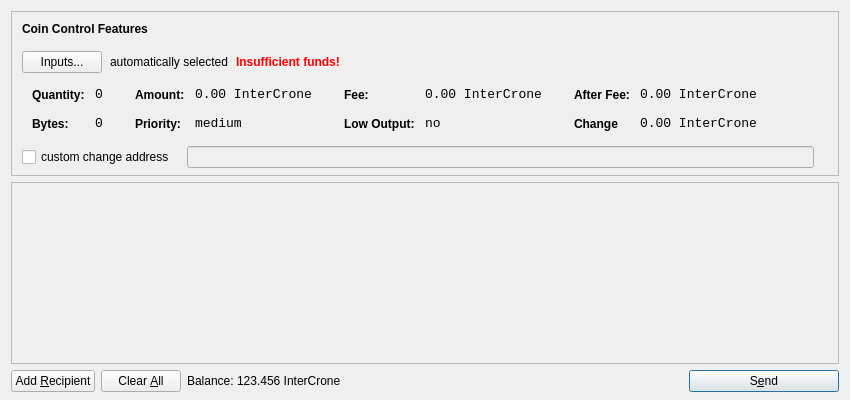
<?xml version="1.0" encoding="UTF-8"?>
<ui version="4.0">
 <class>SendCoinsDialog</class>
 <widget class="QDialog" name="SendCoinsDialog">
  <property name="geometry">
   <rect>
    <x>0</x>
    <y>0</y>
    <width>850</width>
    <height>400</height>
   </rect>
  </property>
  <property name="windowTitle">
   <string>Send Coins</string>
  </property>
  <layout class="QVBoxLayout" name="verticalLayout" stretch="0,1,0">
   <property name="bottomMargin">
    <number>8</number>
   </property>
   <item>
    <widget class="QFrame" name="frameCoinControl">
     <property name="sizePolicy">
      <sizepolicy hsizetype="Expanding" vsizetype="Expanding">
       <horstretch>0</horstretch>
       <verstretch>0</verstretch>
      </sizepolicy>
     </property>
     <property name="maximumSize">
      <size>
       <width>16777215</width>
       <height>16777215</height>
      </size>
     </property>
     <property name="frameShape">
      <enum>QFrame::StyledPanel</enum>
     </property>
     <property name="frameShadow">
      <enum>QFrame::Sunken</enum>
     </property>
     <layout class="QVBoxLayout" name="verticalLayoutCoinControl2">
      <property name="spacing">
       <number>6</number>
      </property>
      <property name="leftMargin">
       <number>0</number>
      </property>
      <property name="topMargin">
       <number>0</number>
      </property>
      <property name="rightMargin">
       <number>0</number>
      </property>
      <property name="bottomMargin">
       <number>6</number>
      </property>
      <item>
       <layout class="QVBoxLayout" name="verticalLayoutCoinControl" stretch="0,0,0,0,1">
        <property name="spacing">
         <number>0</number>
        </property>
        <property name="leftMargin">
         <number>10</number>
        </property>
        <property name="topMargin">
         <number>10</number>
        </property>
        <item>
         <layout class="QHBoxLayout" name="horizontalLayoutCoinControl1">
          <property name="bottomMargin">
           <number>15</number>
          </property>
          <item>
           <widget class="QLabel" name="labelCoinControlFeatures">
            <property name="sizePolicy">
             <sizepolicy hsizetype="Preferred" vsizetype="Maximum">
              <horstretch>0</horstretch>
              <verstretch>0</verstretch>
             </sizepolicy>
            </property>
            <property name="font">
             <font>
              <weight>75</weight>
              <bold>true</bold>
             </font>
            </property>
            <property name="styleSheet">
             <string notr="true">font-weight:bold;</string>
            </property>
            <property name="text">
             <string>Coin Control Features</string>
            </property>
           </widget>
          </item>
         </layout>
        </item>
        <item>
         <layout class="QHBoxLayout" name="horizontalLayoutCoinControl2" stretch="0,0,0,0">
          <property name="spacing">
           <number>8</number>
          </property>
          <property name="bottomMargin">
           <number>10</number>
          </property>
          <item>
           <widget class="QPushButton" name="pushButtonCoinControl">
            <property name="styleSheet">
             <string notr="true"/>
            </property>
            <property name="text">
             <string>Inputs...</string>
            </property>
           </widget>
          </item>
          <item>
           <widget class="QLabel" name="labelCoinControlAutomaticallySelected">
            <property name="text">
             <string>automatically selected</string>
            </property>
            <property name="margin">
             <number>5</number>
            </property>
           </widget>
          </item>
          <item>
           <widget class="QLabel" name="labelCoinControlInsuffFunds">
            <property name="font">
             <font>
              <weight>75</weight>
              <bold>true</bold>
             </font>
            </property>
            <property name="styleSheet">
             <string notr="true">color:red;font-weight:bold;</string>
            </property>
            <property name="text">
             <string>Insufficient funds!</string>
            </property>
            <property name="margin">
             <number>5</number>
            </property>
           </widget>
          </item>
          <item>
           <spacer name="horizontalSpacerCoinControl">
            <property name="orientation">
             <enum>Qt::Horizontal</enum>
            </property>
            <property name="sizeHint" stdset="0">
             <size>
              <width>40</width>
              <height>1</height>
             </size>
            </property>
           </spacer>
          </item>
         </layout>
        </item>
        <item>
         <widget class="QWidget" name="widgetCoinControl" native="true">
          <property name="sizePolicy">
           <sizepolicy hsizetype="Preferred" vsizetype="Preferred">
            <horstretch>0</horstretch>
            <verstretch>0</verstretch>
           </sizepolicy>
          </property>
          <property name="minimumSize">
           <size>
            <width>0</width>
            <height>0</height>
           </size>
          </property>
          <property name="styleSheet">
           <string notr="true"/>
          </property>
          <layout class="QHBoxLayout" name="horizontalLayoutCoinControl5">
           <property name="margin">
            <number>0</number>
           </property>
           <item>
            <layout class="QHBoxLayout" name="horizontalLayoutCoinControl3" stretch="0,0,0,1">
             <property name="spacing">
              <number>20</number>
             </property>
             <property name="topMargin">
              <number>0</number>
             </property>
             <property name="bottomMargin">
              <number>10</number>
             </property>
             <item>
              <layout class="QFormLayout" name="formLayoutCoinControl1">
               <property name="horizontalSpacing">
                <number>10</number>
               </property>
               <property name="verticalSpacing">
                <number>14</number>
               </property>
               <property name="leftMargin">
                <number>10</number>
               </property>
               <property name="topMargin">
                <number>4</number>
               </property>
               <property name="rightMargin">
                <number>6</number>
               </property>
               <item row="0" column="0">
                <widget class="QLabel" name="labelCoinControlQuantityText">
                 <property name="styleSheet">
                  <string notr="true">font-weight:bold;</string>
                 </property>
                 <property name="text">
                  <string>Quantity:</string>
                 </property>
                 <property name="margin">
                  <number>0</number>
                 </property>
                </widget>
               </item>
               <item row="0" column="1">
                <widget class="QLabel" name="labelCoinControlQuantity">
                 <property name="font">
                  <font>
                   <family>Monospace</family>
                   <pointsize>10</pointsize>
                  </font>
                 </property>
                 <property name="cursor">
                  <cursorShape>IBeamCursor</cursorShape>
                 </property>
                 <property name="contextMenuPolicy">
                  <enum>Qt::ActionsContextMenu</enum>
                 </property>
                 <property name="text">
                  <string>0</string>
                 </property>
                 <property name="margin">
                  <number>0</number>
                 </property>
                 <property name="textInteractionFlags">
                  <set>Qt::LinksAccessibleByMouse|Qt::TextSelectableByKeyboard|Qt::TextSelectableByMouse</set>
                 </property>
                </widget>
               </item>
               <item row="1" column="0">
                <widget class="QLabel" name="labelCoinControlBytesText">
                 <property name="styleSheet">
                  <string notr="true">font-weight:bold;</string>
                 </property>
                 <property name="text">
                  <string>Bytes:</string>
                 </property>
                </widget>
               </item>
               <item row="1" column="1">
                <widget class="QLabel" name="labelCoinControlBytes">
                 <property name="font">
                  <font>
                   <family>Monospace</family>
                   <pointsize>10</pointsize>
                  </font>
                 </property>
                 <property name="cursor">
                  <cursorShape>IBeamCursor</cursorShape>
                 </property>
                 <property name="contextMenuPolicy">
                  <enum>Qt::ActionsContextMenu</enum>
                 </property>
                 <property name="text">
                  <string>0</string>
                 </property>
                 <property name="textInteractionFlags">
                  <set>Qt::LinksAccessibleByMouse|Qt::TextSelectableByKeyboard|Qt::TextSelectableByMouse</set>
                 </property>
                </widget>
               </item>
              </layout>
             </item>
             <item>
              <layout class="QFormLayout" name="formLayoutCoinControl2">
               <property name="horizontalSpacing">
                <number>10</number>
               </property>
               <property name="verticalSpacing">
                <number>14</number>
               </property>
               <property name="leftMargin">
                <number>6</number>
               </property>
               <property name="topMargin">
                <number>4</number>
               </property>
               <property name="rightMargin">
                <number>6</number>
               </property>
               <item row="0" column="0">
                <widget class="QLabel" name="labelCoinControlAmountText">
                 <property name="styleSheet">
                  <string notr="true">font-weight:bold;</string>
                 </property>
                 <property name="text">
                  <string>Amount:</string>
                 </property>
                 <property name="margin">
                  <number>0</number>
                 </property>
                </widget>
               </item>
               <item row="0" column="1">
                <widget class="QLabel" name="labelCoinControlAmount">
                 <property name="font">
                  <font>
                   <family>Monospace</family>
                   <pointsize>10</pointsize>
                  </font>
                 </property>
                 <property name="cursor">
                  <cursorShape>IBeamCursor</cursorShape>
                 </property>
                 <property name="contextMenuPolicy">
                  <enum>Qt::ActionsContextMenu</enum>
                 </property>
                 <property name="text">
                  <string>0.00 InterCrone</string>
                 </property>
                 <property name="textInteractionFlags">
                  <set>Qt::LinksAccessibleByMouse|Qt::TextSelectableByKeyboard|Qt::TextSelectableByMouse</set>
                 </property>
                </widget>
               </item>
               <item row="1" column="0">
                <widget class="QLabel" name="labelCoinControlPriorityText">
                 <property name="styleSheet">
                  <string notr="true">font-weight:bold;</string>
                 </property>
                 <property name="text">
                  <string>Priority:</string>
                 </property>
                </widget>
               </item>
               <item row="1" column="1">
                <widget class="QLabel" name="labelCoinControlPriority">
                 <property name="font">
                  <font>
                   <family>Monospace</family>
                   <pointsize>10</pointsize>
                  </font>
                 </property>
                 <property name="cursor">
                  <cursorShape>IBeamCursor</cursorShape>
                 </property>
                 <property name="contextMenuPolicy">
                  <enum>Qt::ActionsContextMenu</enum>
                 </property>
                 <property name="text">
                  <string>medium</string>
                 </property>
                 <property name="textInteractionFlags">
                  <set>Qt::LinksAccessibleByMouse|Qt::TextSelectableByKeyboard|Qt::TextSelectableByMouse</set>
                 </property>
                </widget>
               </item>
              </layout>
             </item>
             <item>
              <layout class="QFormLayout" name="formLayoutCoinControl3">
               <property name="horizontalSpacing">
                <number>10</number>
               </property>
               <property name="verticalSpacing">
                <number>14</number>
               </property>
               <property name="leftMargin">
                <number>6</number>
               </property>
               <property name="topMargin">
                <number>4</number>
               </property>
               <property name="rightMargin">
                <number>6</number>
               </property>
               <item row="0" column="0">
                <widget class="QLabel" name="labelCoinControlFeeText">
                 <property name="styleSheet">
                  <string notr="true">font-weight:bold;</string>
                 </property>
                 <property name="text">
                  <string>Fee:</string>
                 </property>
                 <property name="margin">
                  <number>0</number>
                 </property>
                </widget>
               </item>
               <item row="0" column="1">
                <widget class="QLabel" name="labelCoinControlFee">
                 <property name="font">
                  <font>
                   <family>Monospace</family>
                   <pointsize>10</pointsize>
                  </font>
                 </property>
                 <property name="cursor">
                  <cursorShape>IBeamCursor</cursorShape>
                 </property>
                 <property name="contextMenuPolicy">
                  <enum>Qt::ActionsContextMenu</enum>
                 </property>
                 <property name="text">
                  <string>0.00 InterCrone</string>
                 </property>
                 <property name="textInteractionFlags">
                  <set>Qt::LinksAccessibleByMouse|Qt::TextSelectableByKeyboard|Qt::TextSelectableByMouse</set>
                 </property>
                </widget>
               </item>
               <item row="1" column="0">
                <widget class="QLabel" name="labelCoinControlLowOutputText">
                 <property name="styleSheet">
                  <string notr="true">font-weight:bold;</string>
                 </property>
                 <property name="text">
                  <string>Low Output:</string>
                 </property>
                </widget>
               </item>
               <item row="1" column="1">
                <widget class="QLabel" name="labelCoinControlLowOutput">
                 <property name="font">
                  <font>
                   <family>Monospace</family>
                   <pointsize>10</pointsize>
                  </font>
                 </property>
                 <property name="cursor">
                  <cursorShape>IBeamCursor</cursorShape>
                 </property>
                 <property name="contextMenuPolicy">
                  <enum>Qt::ActionsContextMenu</enum>
                 </property>
                 <property name="text">
                  <string>no</string>
                 </property>
                 <property name="textInteractionFlags">
                  <set>Qt::LinksAccessibleByMouse|Qt::TextSelectableByKeyboard|Qt::TextSelectableByMouse</set>
                 </property>
                </widget>
               </item>
              </layout>
             </item>
             <item>
              <layout class="QFormLayout" name="formLayoutCoinControl4">
               <property name="horizontalSpacing">
                <number>10</number>
               </property>
               <property name="verticalSpacing">
                <number>14</number>
               </property>
               <property name="leftMargin">
                <number>6</number>
               </property>
               <property name="topMargin">
                <number>4</number>
               </property>
               <property name="rightMargin">
                <number>6</number>
               </property>
               <item row="0" column="0">
                <widget class="QLabel" name="labelCoinControlAfterFeeText">
                 <property name="styleSheet">
                  <string notr="true">font-weight:bold;</string>
                 </property>
                 <property name="text">
                  <string>After Fee:</string>
                 </property>
                 <property name="margin">
                  <number>0</number>
                 </property>
                </widget>
               </item>
               <item row="0" column="1">
                <widget class="QLabel" name="labelCoinControlAfterFee">
                 <property name="font">
                  <font>
                   <family>Monospace</family>
                   <pointsize>10</pointsize>
                  </font>
                 </property>
                 <property name="cursor">
                  <cursorShape>IBeamCursor</cursorShape>
                 </property>
                 <property name="contextMenuPolicy">
                  <enum>Qt::ActionsContextMenu</enum>
                 </property>
                 <property name="text">
                  <string>0.00 InterCrone</string>
                 </property>
                 <property name="textInteractionFlags">
                  <set>Qt::LinksAccessibleByMouse|Qt::TextSelectableByKeyboard|Qt::TextSelectableByMouse</set>
                 </property>
                </widget>
               </item>
               <item row="1" column="0">
                <widget class="QLabel" name="labelCoinControlChangeText">
                 <property name="styleSheet">
                  <string notr="true">font-weight:bold;</string>
                 </property>
                 <property name="text">
                  <string>Change</string>
                 </property>
                </widget>
               </item>
               <item row="1" column="1">
                <widget class="QLabel" name="labelCoinControlChange">
                 <property name="font">
                  <font>
                   <family>Monospace</family>
                   <pointsize>10</pointsize>
                  </font>
                 </property>
                 <property name="cursor">
                  <cursorShape>IBeamCursor</cursorShape>
                 </property>
                 <property name="contextMenuPolicy">
                  <enum>Qt::ActionsContextMenu</enum>
                 </property>
                 <property name="text">
                  <string>0.00 InterCrone</string>
                 </property>
                 <property name="textInteractionFlags">
                  <set>Qt::LinksAccessibleByMouse|Qt::TextSelectableByKeyboard|Qt::TextSelectableByMouse</set>
                 </property>
                </widget>
               </item>
              </layout>
             </item>
            </layout>
           </item>
          </layout>
         </widget>
        </item>
        <item>
         <layout class="QHBoxLayout" name="horizontalLayoutCoinControl4" stretch="0,0,0">
          <property name="spacing">
           <number>12</number>
          </property>
          <property name="sizeConstraint">
           <enum>QLayout::SetDefaultConstraint</enum>
          </property>
          <property name="topMargin">
           <number>5</number>
          </property>
          <property name="rightMargin">
           <number>5</number>
          </property>
          <item>
           <widget class="QCheckBox" name="checkBoxCoinControlChange">
            <property name="text">
             <string>custom change address</string>
            </property>
           </widget>
          </item>
          <item>
           <widget class="QLineEdit" name="lineEditCoinControlChange">
            <property name="enabled">
             <bool>false</bool>
            </property>
            <property name="sizePolicy">
             <sizepolicy hsizetype="Expanding" vsizetype="Fixed">
              <horstretch>0</horstretch>
              <verstretch>0</verstretch>
             </sizepolicy>
            </property>
           </widget>
          </item>
          <item>
           <widget class="QLabel" name="labelCoinControlChangeLabel">
            <property name="sizePolicy">
             <sizepolicy hsizetype="Preferred" vsizetype="Expanding">
              <horstretch>0</horstretch>
              <verstretch>0</verstretch>
             </sizepolicy>
            </property>
            <property name="minimumSize">
             <size>
              <width>0</width>
              <height>0</height>
             </size>
            </property>
            <property name="text">
             <string/>
            </property>
            <property name="margin">
             <number>3</number>
            </property>
           </widget>
          </item>
         </layout>
        </item>
        <item>
         <spacer name="verticalSpacerCoinControl">
          <property name="orientation">
           <enum>Qt::Vertical</enum>
          </property>
          <property name="sizeHint" stdset="0">
           <size>
            <width>800</width>
            <height>1</height>
           </size>
          </property>
         </spacer>
        </item>
       </layout>
      </item>
     </layout>
    </widget>
   </item>
   <item>
    <widget class="QScrollArea" name="scrollArea">
     <property name="widgetResizable">
      <bool>true</bool>
     </property>
     <widget class="QWidget" name="scrollAreaWidgetContents">
      <property name="geometry">
       <rect>
        <x>0</x>
        <y>0</y>
        <width>830</width>
        <height>162</height>
       </rect>
      </property>
      <layout class="QVBoxLayout" name="verticalLayout_2">
       <property name="margin">
        <number>0</number>
       </property>
       <item>
        <layout class="QVBoxLayout" name="entries">
         <property name="spacing">
          <number>6</number>
         </property>
        </layout>
       </item>
       <item>
        <spacer name="verticalSpacer">
         <property name="orientation">
          <enum>Qt::Vertical</enum>
         </property>
         <property name="sizeHint" stdset="0">
          <size>
           <width>20</width>
           <height>40</height>
          </size>
         </property>
        </spacer>
       </item>
      </layout>
     </widget>
    </widget>
   </item>
   <item>
    <layout class="QHBoxLayout" name="horizontalLayout">
     <item>
      <widget class="QPushButton" name="addButton">
       <property name="toolTip">
        <string>Send to multiple recipients at once</string>
       </property>
       <property name="text">
        <string>Add &amp;Recipient</string>
       </property>
       <property name="icon">
        <iconset resource="../bitcoin.qrc">
         <normaloff>:/icons/add</normaloff>:/icons/add</iconset>
       </property>
       <property name="autoDefault">
        <bool>false</bool>
       </property>
      </widget>
     </item>
     <item>
      <widget class="QPushButton" name="clearButton">
       <property name="sizePolicy">
        <sizepolicy hsizetype="Minimum" vsizetype="Fixed">
         <horstretch>0</horstretch>
         <verstretch>0</verstretch>
        </sizepolicy>
       </property>
       <property name="toolTip">
        <string>Remove all transaction fields</string>
       </property>
       <property name="text">
        <string>Clear &amp;All</string>
       </property>
       <property name="icon">
        <iconset resource="../bitcoin.qrc">
         <normaloff>:/icons/remove</normaloff>:/icons/remove</iconset>
       </property>
       <property name="autoRepeatDelay">
        <number>300</number>
       </property>
       <property name="autoDefault">
        <bool>false</bool>
       </property>
      </widget>
     </item>
     <item>
      <layout class="QHBoxLayout" name="horizontalLayout_2">
       <property name="spacing">
        <number>3</number>
       </property>
       <item>
        <widget class="QLabel" name="label">
         <property name="sizePolicy">
          <sizepolicy hsizetype="Preferred" vsizetype="Fixed">
           <horstretch>0</horstretch>
           <verstretch>0</verstretch>
          </sizepolicy>
         </property>
         <property name="text">
          <string>Balance:</string>
         </property>
        </widget>
       </item>
       <item>
        <widget class="QLabel" name="labelBalance">
         <property name="sizePolicy">
          <sizepolicy hsizetype="Preferred" vsizetype="Fixed">
           <horstretch>0</horstretch>
           <verstretch>0</verstretch>
          </sizepolicy>
         </property>
         <property name="cursor">
          <cursorShape>IBeamCursor</cursorShape>
         </property>
         <property name="text">
          <string>123.456 InterCrone</string>
         </property>
         <property name="textInteractionFlags">
          <set>Qt::LinksAccessibleByMouse|Qt::TextSelectableByKeyboard|Qt::TextSelectableByMouse</set>
         </property>
        </widget>
       </item>
      </layout>
     </item>
     <item>
      <spacer name="horizontalSpacer">
       <property name="orientation">
        <enum>Qt::Horizontal</enum>
       </property>
       <property name="sizeHint" stdset="0">
        <size>
         <width>40</width>
         <height>20</height>
        </size>
       </property>
      </spacer>
     </item>
     <item>
      <widget class="QPushButton" name="sendButton">
       <property name="minimumSize">
        <size>
         <width>150</width>
         <height>0</height>
        </size>
       </property>
       <property name="toolTip">
        <string>Confirm the send action</string>
       </property>
       <property name="text">
        <string>S&amp;end</string>
       </property>
       <property name="icon">
        <iconset resource="../bitcoin.qrc">
         <normaloff>:/icons/send</normaloff>:/icons/send</iconset>
       </property>
       <property name="default">
        <bool>true</bool>
       </property>
      </widget>
     </item>
    </layout>
   </item>
  </layout>
 </widget>
 <resources>
  <include location="../bitcoin.qrc"/>
 </resources>
 <connections/>
</ui>
